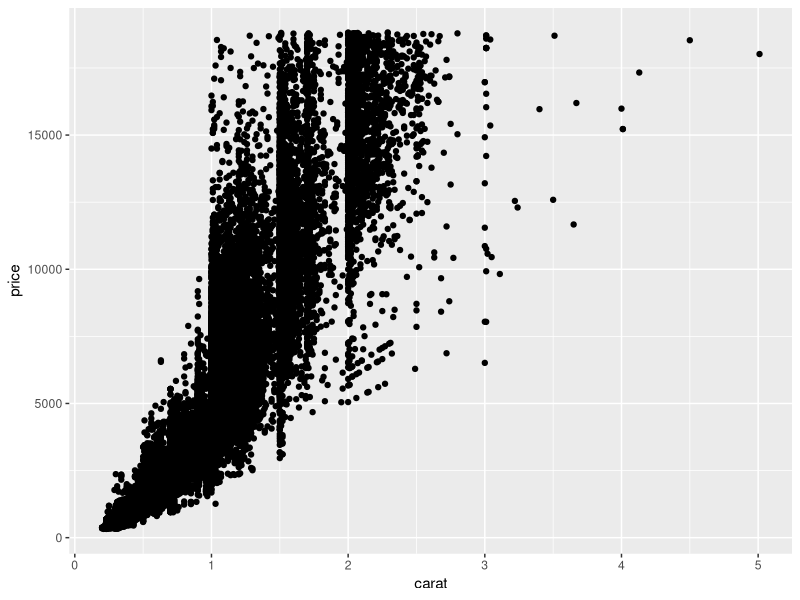
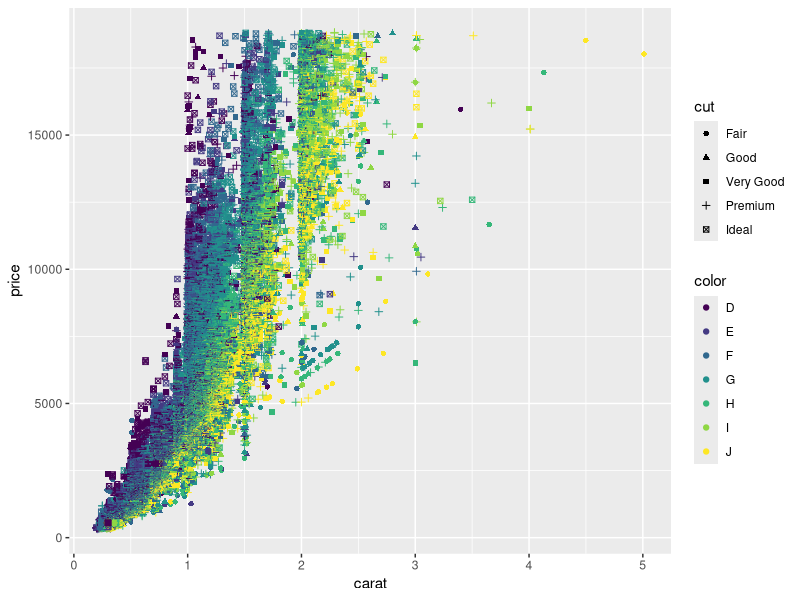

These figures' R source, in order:
## ---- chunk 1
library(tidyverse)
# knitr options
knitr::opts_chunk$set(echo = TRUE)
## ---- chunk 2
?diamonds
## ---- chunk 3
## TODO: Complete this code
ggplot(data = diamonds) +
  geom_point(mapping = aes(x = carat, y = price))

## ---- chunk 4
## TODO: Complete this code
ggplot(data = diamonds) +
  geom_point(mapping = aes(x = carat, y = price, color = color, shape = cut))
